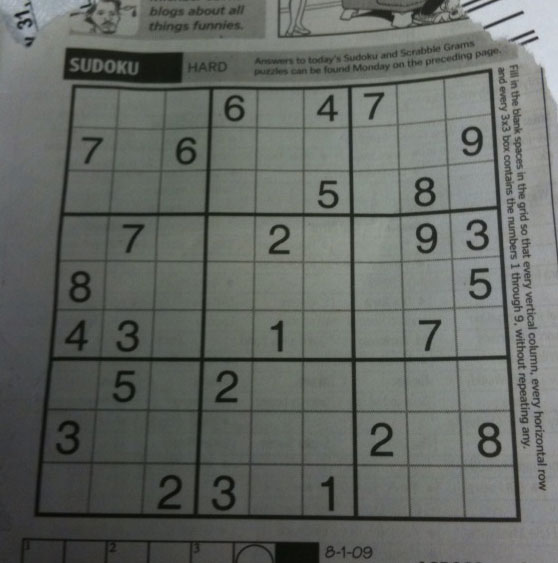
#> input picture sudoku.jpg, 558 x 563 px
$ python extract.py   (Python 2 division)   (older library calls are emulated)
#> lines starting #> are read from the running program, lines starting #| are printed output that depends on the picture; after the words box and inside, x2 and y2 are one past the last pixel; in counts of white or black regions, pixels touching at a corner belong together
### common.py
#!/usr/bin/env python

'''
This module contains some common routines used by other samples.
'''

import numpy as np
import cv2

# built-in modules
import os
import itertools as it
from contextlib import contextmanager

image_extensions = ['.bmp', '.jpg', '.jpeg', '.png', '.tif', '.tiff', '.pbm', '.pgm', '.ppm']

class Bunch(object):
    def __init__(self, **kw):
        self.__dict__.update(kw)
    def __str__(self):
        return str(self.__dict__)

# [4 lines left out: function splitfn, not called in this run]

def anorm2(a):
    return (a*a).sum(-1)
def anorm(a):
    return np.sqrt( anorm2(a) )

# [44 lines left out: functions homotrans, to_rect, rect2rect_mtx, lookat, mtx2rvec, draw_str, not called in this run]
class Sketcher:
    def __init__(self, windowname, dests, colors_func):
        # [8 lines left out: function __init__, not called in this run]
    def show(self):
        cv2.imshow(self.windowname, self.dests[0])

    def on_mouse(self, event, x, y, flags, param):
        # [13 lines left out: function on_mouse, not called in this run]

# palette data from matplotlib/_cm.py
_jet_data =   {'red':   ((0., 0, 0), (0.35, 0, 0), (0.66, 1, 1), (0.89,1, 1),
                         (1, 0.5, 0.5)),
               'green': ((0., 0, 0), (0.125,0, 0), (0.375,1, 1), (0.64,1, 1),
                         (0.91,0,0), (1, 0, 0)),
               'blue':  ((0., 0.5, 0.5), (0.11, 1, 1), (0.34, 1, 1), (0.65,0, 0),
                         (1, 0, 0))}

cmap_data = { 'jet' : _jet_data }

def make_cmap(name, n=256):
    # [14 lines left out: function make_cmap, not called in this run]
def nothing(*arg, **kw):
    pass

def clock():
    return cv2.getTickCount() / cv2.getTickFrequency()

@contextmanager
# [8 lines left out: function Timer, not called in this run]
class StatValue:
    def __init__(self, smooth_coef = 0.5):
        self.value = None
        self.smooth_coef = smooth_coef
    def update(self, v):
        # [6 lines left out: function update, not called in this run]
class RectSelector:
    def __init__(self, win, callback):
        # [30 lines left out: functions __init__, onmouse, draw, not called in this run]
    def dragging(self):
        return self.drag_rect is not None


def grouper(n, iterable, fillvalue=None):
    # [4 lines left out: function grouper, not called in this run]
def mosaic(w, imgs):
    '''Make a grid from images.

    w    -- number of grid columns
    imgs -- images (must have same size and format)
    '''
    imgs = iter(imgs)
    img0 = imgs.next()
    pad = np.zeros_like(img0)
    imgs = it.chain([img0], imgs)
    rows = grouper(w, imgs, pad)
    return np.vstack(map(np.hstack, rows))

def getsize(img):
    h, w = img.shape[:2]
    return w, h

def mdot(*args):
    return reduce(np.dot, args)

def draw_keypoints(vis, keypoints, color = (0, 255, 255)):
    # [4 lines left out: function draw_keypoints, not called in this run]
### extract.py
import cv2, time
import numpy as np

start = time.clock()
img = cv2.imread('sudoku.jpg')
#> img is the input picture: shape (563, 558, 3); mean B, G, R 99.5, 104.1, 100
img = cv2.GaussianBlur(img,(5,5),0)
gray = cv2.cvtColor(img,cv2.COLOR_BGR2GRAY)
mask = np.zeros((gray.shape),np.uint8)
kernel1 = cv2.getStructuringElement(cv2.MORPH_ELLIPSE,(11,11))

close = cv2.morphologyEx(gray,cv2.MORPH_CLOSE,kernel1)
div = np.float32(gray)/(close)
res = np.uint8(cv2.normalize(div,div,0,255,cv2.NORM_MINMAX))
res2 = cv2.cvtColor(res,cv2.COLOR_GRAY2BGR)

thresh = cv2.adaptiveThreshold(res,255,0,1,19,2)
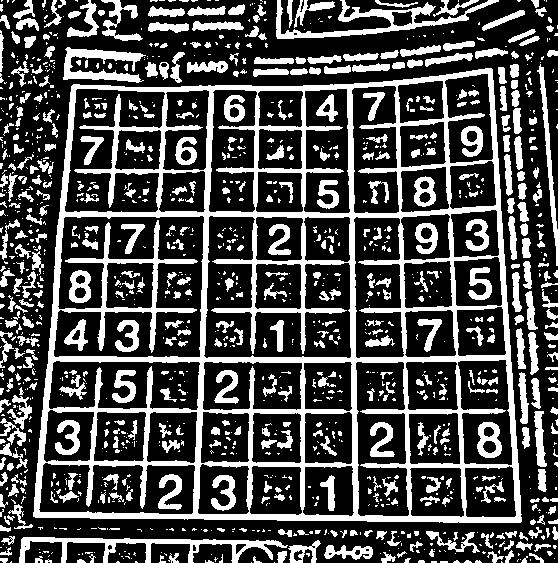
#> thresh: shape (563, 558); 29.8% white; 1281 white regions (815 under 20 px)
contour,hier = cv2.findContours(thresh,cv2.RETR_TREE,cv2.CHAIN_APPROX_SIMPLE)
#> contour = 1419 contours, 1003 with area under 20; largest, box (x1, y1, x2, y2) and area: (33, 68, 522, 523) 198708, (53, 215, 205, 358) 16136, (203, 215, 352, 359) 12357, (64, 88, 166, 213) 8297, (355, 361, 410, 517) 7153

max_area = 0
best_cnt = None
for cnt in contour:
    area = cv2.contourArea(cnt)
    if area > 1000:
        if area > max_area:
            max_area = area
            best_cnt = cnt
#> this loop made 1419 passes
#> (area, max_area) on passes 100, 535: (1771, 1771), (198708.5, 198708.5)
#> area on passes 24, 30, 38, 43, 49, 58: 22, 22, 33.5, 38, 60.5, 50.5
#> after the loop, best_cnt = contour of 230 points, box (x1, y1, x2, y2) (33, 68, 522, 523), area 198708; max_area = 198708.5

cv2.drawContours(mask,[best_cnt],0,255,-1)
#> mask: shape (563, 558); 63.5% white; 1 black region, box (x1, y1, x2, y2) and area: (0, 0, 558, 563) 114549
cv2.drawContours(mask,[best_cnt],0,0,2)
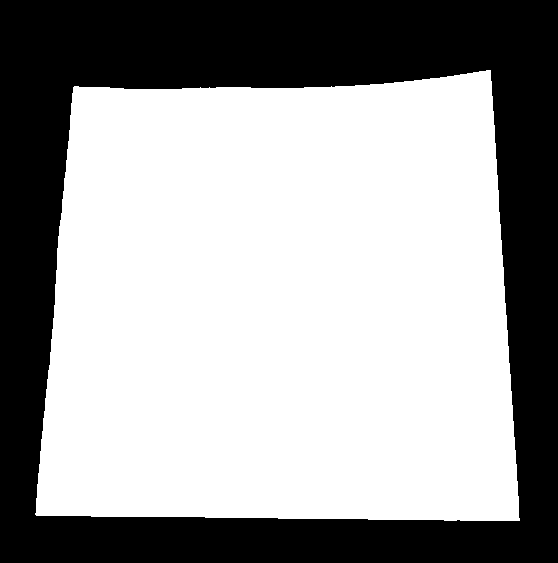
#> mask: shape (563, 558); 62.4% white; 1 black region, box (x1, y1, x2, y2) and area: (0, 0, 558, 563) 118238

res = cv2.bitwise_and(res,mask)

kernelx = cv2.getStructuringElement(cv2.MORPH_RECT,(2,10))

dx = cv2.Sobel(res,cv2.CV_16S,1,0)
dx = cv2.convertScaleAbs(dx)
cv2.normalize(dx,dx,0,255,cv2.NORM_MINMAX)
ret,close = cv2.threshold(dx,0,255,cv2.THRESH_BINARY+cv2.THRESH_OTSU)
#> close: shape (563, 558); 10.9% white; 160 white regions (32 under 20 px), largest, box (x1, y1, x2, y2) and area: (345, 85, 361, 517) 3490, (486, 70, 521, 521) 2723, (34, 86, 78, 516) 2718
#> ret = 107
close = cv2.morphologyEx(close,cv2.MORPH_DILATE,kernelx,iterations = 1)
#> close: shape (563, 558); 18.1% white; 62 white regions

contour, hier = cv2.findContours(close,cv2.RETR_EXTERNAL,cv2.CHAIN_APPROX_SIMPLE)
#> contour = 62 contours, 11 with area under 20; largest, box (x1, y1, x2, y2) and area: (191, 83, 218, 520) 4074, (345, 81, 362, 522) 3944, (34, 82, 81, 521) 3301, (485, 66, 522, 526) 3080, (439, 72, 469, 523) 2842
for cnt in contour:
    x,y,w,h = cv2.boundingRect(cnt)
    if h/w > 5:
        cv2.drawContours(close,[cnt],0,255,-1)
    else:
        cv2.drawContours(close,[cnt],0,0,-1)
#> this loop made 62 passes
#> (x, y, w, h) on passes 2 to 13: (319, 471, 18, 46), (210, 471, 29, 45), (156, 470, 29, 45), (476, 418, 13, 45), (369, 418, 27, 45), (490, 417, 15, 46), (54, 416, 29, 45), (213, 366, 28, 43), (125, 366, 14, 42), (110, 366, 14, 42), (423, 315, 21, 42), (417, 315, 5, 16)
#> (cnt, x, y, w, h) on passes 1, 39, 40, 42, 44, 45: ([[443, 516], [443, 525], [445, 525], [445, 516]], 443, 516, 3, 10), ([[181, 84], [181, 93], [183, 93], [183, 84]], 181, 84, 3, 10), ([[123, 84], [123, 94], [125, 94], [125, 84]], 123, 84, 3, 11), ([[250, 83], [250, 92], [252, 92], [252, 83]], 250, 83, 3, 10), ([[199, 83], [199, 92], [202, 92], [202, 83]], 199, 83, 4, 10), ([[109, 83], [109, 92], [111, 92], [111, 83]], 109, 83, 3, 10)
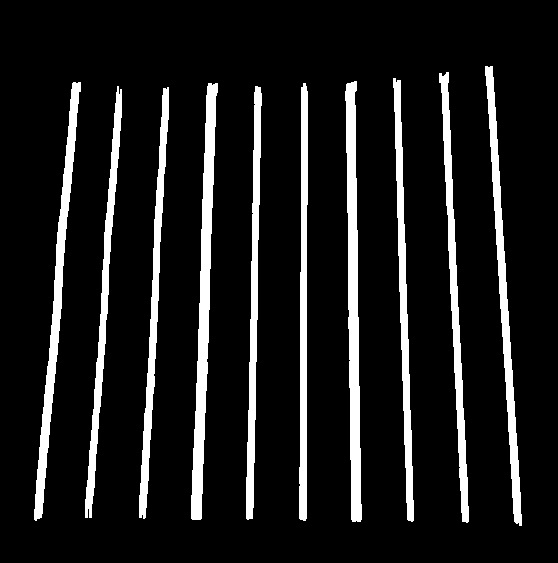
#> close: shape (563, 558); 11.1% white; 10 white regions, largest, box (x1, y1, x2, y2) and area: (191, 83, 218, 520) 4520, (345, 81, 362, 522) 4392, (34, 82, 81, 521) 3746
close = cv2.morphologyEx(close,cv2.MORPH_CLOSE,None,iterations = 2)
#> close: shape (563, 558); 11.1% white; 10 white regions, largest, box (x1, y1, x2, y2) and area: (191, 83, 218, 520) 4527, (345, 81, 362, 522) 4394, (34, 82, 81, 521) 3748
closex = close.copy()

kernely = cv2.getStructuringElement(cv2.MORPH_RECT,(10,2))
dy = cv2.Sobel(res,cv2.CV_16S,0,2)
dy = cv2.convertScaleAbs(dy)
cv2.normalize(dy,dy,0,255,cv2.NORM_MINMAX)
ret,close = cv2.threshold(dy,0,255,cv2.THRESH_BINARY+cv2.THRESH_OTSU)
#> close: shape (563, 558); 7.5% white; 531 white regions (418 under 20 px), largest, box (x1, y1, x2, y2) and area: (34, 489, 521, 522) 3202, (72, 69, 492, 111) 2187, (51, 344, 201, 364) 1284
#> ret = 65
close = cv2.morphologyEx(close,cv2.MORPH_DILATE,kernely)
#> close: shape (563, 558); 15.9% white; 89 white regions

contour, hier = cv2.findContours(close,cv2.RETR_EXTERNAL,cv2.CHAIN_APPROX_SIMPLE)
#> contour = 89 contours, 21 with area under 20; largest, box (x1, y1, x2, y2) and area: (44, 318, 515, 367) 6068, (55, 178, 505, 233) 5304, (30, 473, 526, 523) 5073, (67, 69, 497, 125) 3954, (35, 418, 522, 470) 3734
for cnt in contour:
    x,y,w,h = cv2.boundingRect(cnt)
    if w/h > 5:
        cv2.drawContours(close,[cnt],0,255,-1)
    else:
        cv2.drawContours(close,[cnt],0,0,-1)
#> this loop made 89 passes
#> (x, y, w, h) on passes 1, 5, 6, 7, 8, 9, 11, 14, 15, 17, 18, 19: (31, 497, 12, 3), (316, 474, 23, 16), (30, 473, 496, 50), (157, 472, 29, 12), (33, 472, 12, 3), (35, 450, 12, 3), (477, 449, 27, 12), (366, 432, 33, 28), (37, 430, 12, 3), (475, 420, 30, 25), (369, 420, 27, 12), (35, 418, 487, 52)
#> (cnt, x, y, w, h) on passes 2, 3, 4, 10, 12, 13: ([[513, 495], [513, 497], [523, 497], [523, 495]], 513, 495, 11, 3), ([[32, 483], [32, 485], [43, 485], [43, 483]], 32, 483, 12, 3), ([[513, 480], [513, 482], [522, 482], [522, 480]], 513, 480, 10, 3), ([[511, 449], [511, 451], [520, 451], [520, 449]], 511, 449, 10, 3), ([[36, 438], [36, 440], [47, 440], [47, 438]], 36, 438, 12, 3), ([[510, 436], [510, 438], [519, 438], [519, 436]], 510, 436, 10, 3)
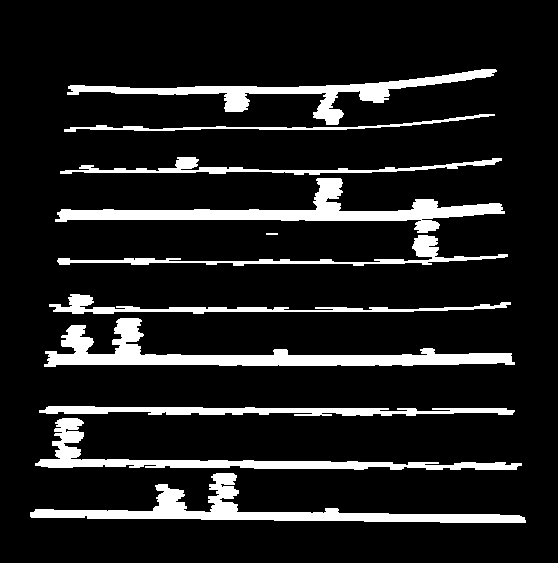
#> close: shape (563, 558); 12% white; 11 white regions, largest, box (x1, y1, x2, y2) and area: (44, 318, 515, 367) 6685, (55, 178, 505, 233) 5860, (30, 473, 526, 523) 5704

close = cv2.morphologyEx(close,cv2.MORPH_DILATE,None,iterations = 2)
#> close: shape (563, 558); 19.2% white; 7 white regions, largest, box (x1, y1, x2, y2) and area: (53, 155, 510, 268) 16531, (33, 404, 524, 472) 12040, (62, 67, 499, 134) 9809
closey = close.copy()

res = cv2.bitwise_and(closex,closey)
#> res: shape (563, 558); 2.7% white; 100 white regions

contour, hier = cv2.findContours(res,cv2.RETR_LIST,cv2.CHAIN_APPROX_SIMPLE)
#> contour = 100 contours; largest, box (x1, y1, x2, y2) and area: (47, 349, 58, 369) 142, (349, 353, 359, 368) 126, (202, 207, 212, 222) 126, (197, 353, 208, 367) 122, (58, 207, 69, 224) 116
centroids = []
for cnt in contour:
    mom = cv2.moments(cnt)
    (x,y) = int(mom['m10']/mom['m00']), int(mom['m01']/mom['m00'])
    cv2.circle(img,(x,y),4,(0,255,0),-1)
    centroids.append((x,y))
#> this loop made 100 passes
#> (x, y) on passes 1, 2, 3, 4, 5, 6, 7, 8, 10, 11, 12, 13: (517, 518), (465, 516), (410, 516), (356, 515), (302, 514), (248, 514), (196, 513), (142, 513), (37, 512), (514, 465), (462, 465), (408, 464)
#> cnt on passes 24, 25, 31, 32, 36, 41: [[350, 406], [350, 417], [359, 417], [359, 406]], [[300, 406], [300, 417], [306, 417], [306, 406]], [[349, 353], [349, 367], [358, 367], [358, 353]], [[300, 353], [300, 367], [306, 367], [306, 353]], [[402, 352], [402, 367], [408, 367], [408, 352]], [[300, 308], [300, 313], [306, 313], [306, 308]]
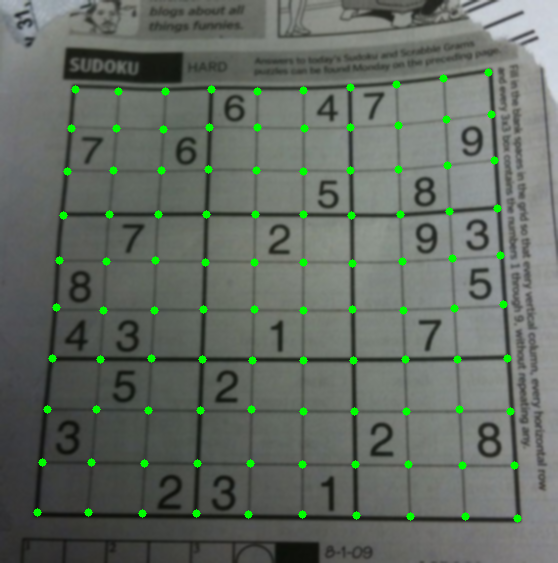
#> img: shape (563, 558, 3); mean B, G, R 98.4, 106.9, 98.9

centroids = np.array(centroids,dtype = np.float32)
c = centroids.reshape((100,2))
c2 = c[np.argsort(c[:,1])]

b = np.vstack([c2[i*10:(i+1)*10][np.argsort(c2[i*10:(i+1)*10,0])] for i in xrange(10)])
bm = b.reshape((10,10,2))

output = np.zeros((450,450,3),np.uint8)
for i,j in enumerate(b):
    ri = i/10
    ci = i%10
    if ci != 9 and ri!=9:
        src = bm[ri:ri+2, ci:ci+2 , :].reshape((4,2))
        dst = np.array( [ [ci*50,ri*50],[(ci+1)*50-1,ri*50],[ci*50,(ri+1)*50-1],[(ci+1)*50-1,(ri+1)*50-1] ], np.float32)
        retval = cv2.getPerspectiveTransform(src,dst)
        warp = cv2.warpPerspective(res2,retval,(450,450))
        output[ri*50:(ri+1)*50-1 , ci*50:(ci+1)*50-1] = warp[ri*50:(ri+1)*50-1 , ci*50:(ci+1)*50-1].copy()
#> this loop made 100 passes
#> j on passes 1 to 12: [75, 89], [118, 91], [165, 91], [211, 89], [257, 91], [303, 90], [350, 87], [396, 84], [443, 78], [488, 72], [71, 128], [116, 128]
#> pass 1, `warp = cv2.warpPerspective(res2,retval,(450,450))`:
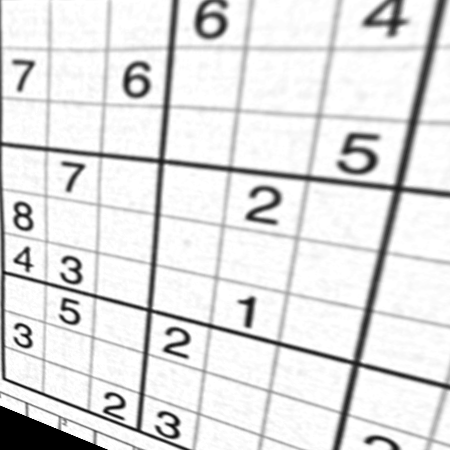
#> warp: shape (450, 450, 3); min 0, max 255, mean 225.3

output = cv2.cvtColor(output,cv2.COLOR_BGR2GRAY)
#> output: shape (450, 450)
output = cv2.GaussianBlur(output,(5,5),0)
output = cv2.adaptiveThreshold(output,255,cv2.ADAPTIVE_THRESH_MEAN_C,cv2.THRESH_BINARY,3,2)
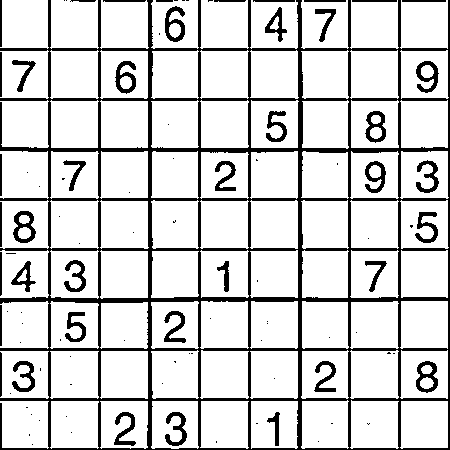
#> output: shape (450, 450); 83.5% white; 100 black regions (58 under 20 px), largest, box (x1, y1, x2, y2) and area: (0, 0, 450, 450) 24532, (13, 211, 36, 243) 361, (165, 6, 185, 42) 358
t = time.clock()-start
imglist = []
print '(%.2f seconds)\n' % t
for i in range(0,450,50):
    for j in range(0,450,50):
        #cv2.imshow('cell', output[i+2:i+48, j+2:j+48])
        temp = output[i+2:i+48, j+2:j+48]
        temp = cv2.resize(temp,(20,20), interpolation = cv2.INTER_CUBIC)
        imglist.append(temp)
        #cv2.waitKey(0)
from common import mosaic
cv2.imwrite('final.png', mosaic(9, imglist))
#> (the run stopped early here; a loop or call above may not have finished)
